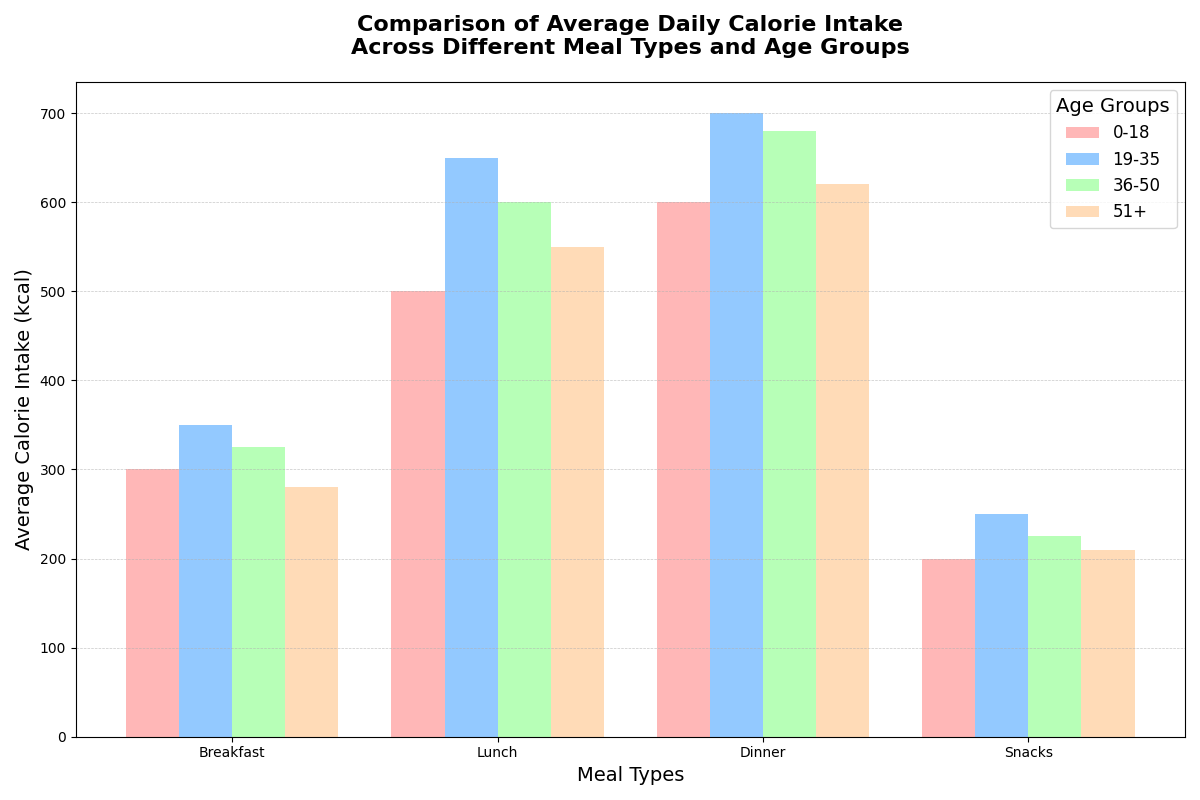

The Python source for this figure:
import matplotlib.pyplot as plt
import numpy as np

# Backstory:
# The National Institute of Fitness and Nutrition (NIFN) conducted a study comparing average daily calorie intake across various meal types and age groups.
# The goal is to study nutritional trends and identify areas for improvement in dietary habits.

# Meal types
meal_types = ['Breakfast', 'Lunch', 'Dinner', 'Snacks']

# Age groups and their corresponding data on daily average calorie intake (in kcal)
age_groups = ['0-18', '19-35', '36-50', '51+']
calorie_data = {
    'Breakfast': [300, 350, 325, 280],
    'Lunch': [500, 650, 600, 550],
    'Dinner': [600, 700, 680, 620],
    'Snacks': [200, 250, 225, 210]
}

# Colors for bar segments representing different age groups
colors = ['#FF9999', '#66B3FF', '#99FF99', '#FFCC99']

# X positions for bars
x_positions = np.arange(len(meal_types))

# Width of each bar
bar_width = 0.2

# Create the figure and axis
fig, ax = plt.subplots(figsize=(12, 8))

# Plotting the bars for each age group
for idx, age_group in enumerate(age_groups):
    # Extract the calorie data for the current age group
    age_group_data = [calorie_data[meal][idx] for meal in meal_types]
    ax.bar(x_positions + idx * bar_width, age_group_data, bar_width, label=age_group, color=colors[idx], alpha=0.7)

# Setting up the title and labels
ax.set_title('Comparison of Average Daily Calorie Intake\nAcross Different Meal Types and Age Groups', fontsize=16, fontweight='bold', pad=20)
ax.set_xlabel('Meal Types', fontsize=14)
ax.set_ylabel('Average Calorie Intake (kcal)', fontsize=14)

# Setting the x-ticks
ax.set_xticks(x_positions + bar_width * 1.5)
ax.set_xticklabels(meal_types)

# Adding a legend
ax.legend(title='Age Groups', fontsize=12, title_fontsize=14)

# Adding grid lines for better readability
ax.grid(True, linestyle='--', linewidth=0.5, axis='y', alpha=0.7)

# Automatically adjust layout to prevent overlap
plt.tight_layout()

# Display the plot
plt.show()
